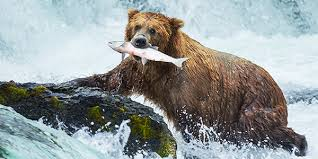
#> input picture session 2-Tasks/Task1/bear1.jpeg, 318 x 159 px
$ python main.py
#> lines starting #> are read from the running program, lines starting #| are printed output that depends on the picture
import cv2

img=cv2.imread('bear1.jpeg',1)
#> img is the input picture: shape (159, 318, 3); mean B, G, R 156, 156.1, 149.9
GrayImg = cv2.cvtColor(img, cv2.COLOR_BGR2GRAY)
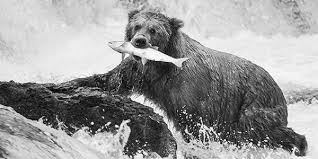
#> GrayImg: shape (159, 318); min 0, max 255, mean 154.2

cv2.imshow('Original pic',img);    cv2.imshow('Gray pic',GrayImg)
cv2.waitKey(0);cv2.destroyAllWindows()
